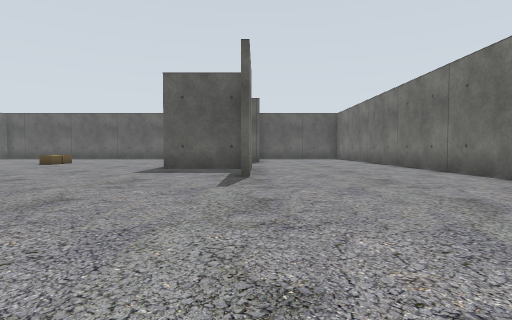
view 1 (above)

17 first-person views from a walk through a Gazebo world. The camera is 0.5 m above the floor, tilts 2° down and sees 80° across. The floor is counted in squares, 1 m on a side. Each view is taken from the middle of a square. On the plan, view 1 faces up. The plan holds only what a view shows up to about 9 squares ahead; the rest is blank. Robots are left out.

view 2
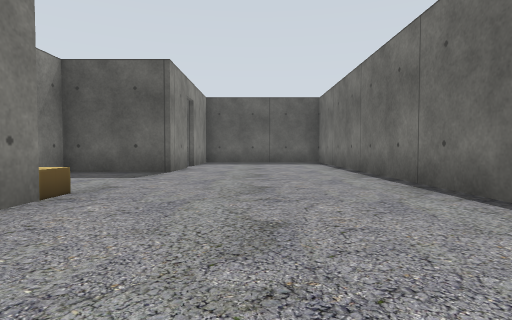

view 3
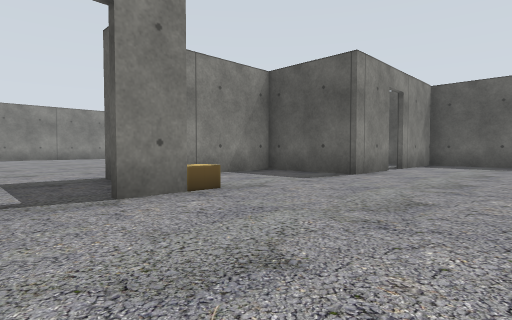

view 4
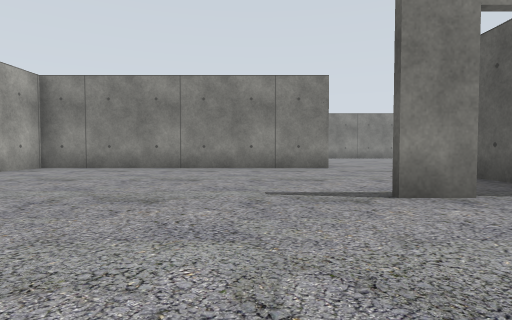

view 5
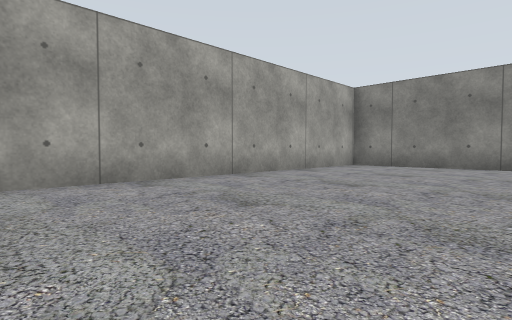

view 6
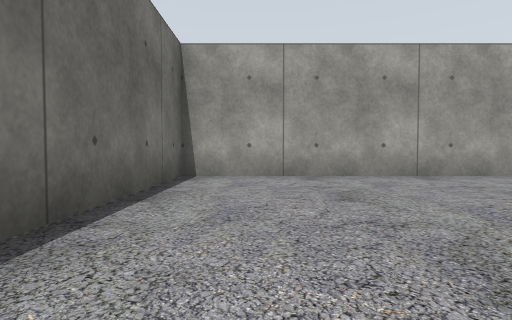

view 7
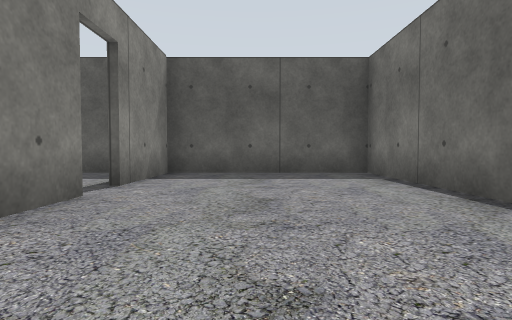

view 8
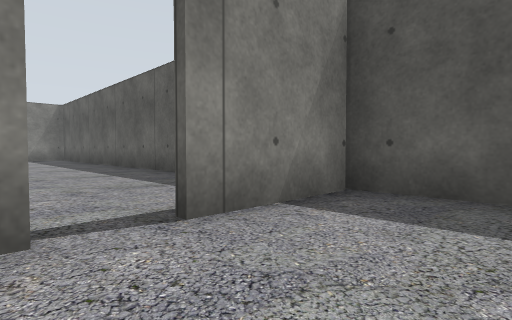

view 9
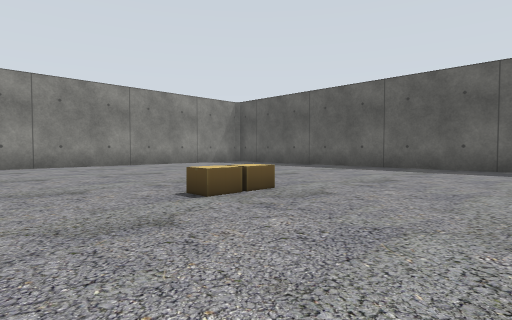

view 10
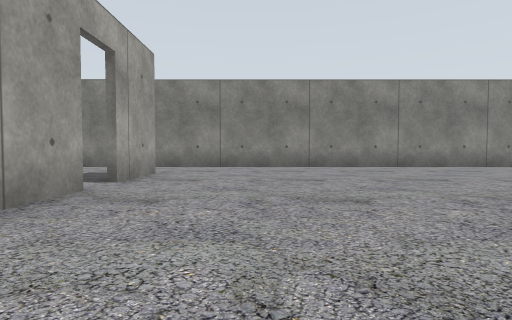

view 11
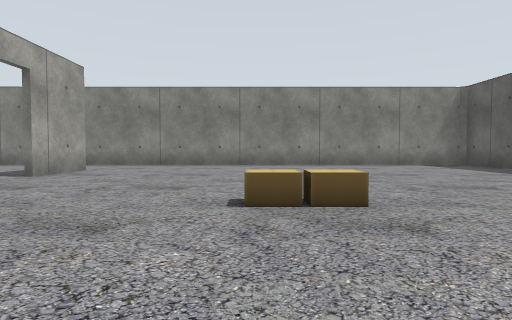

view 12
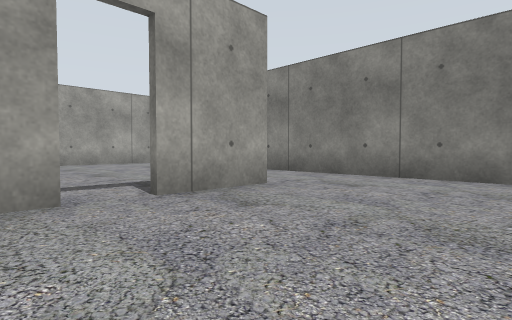

view 13
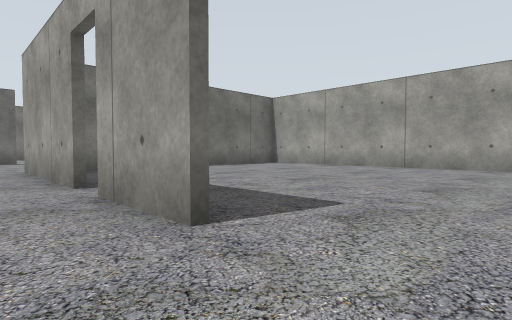

view 14
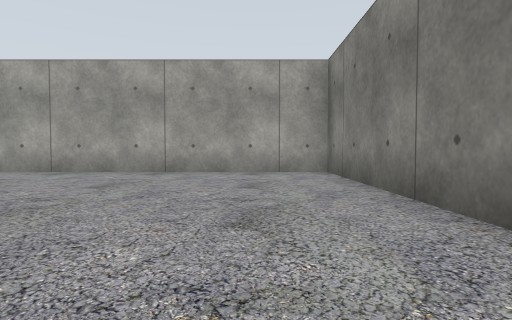

view 15
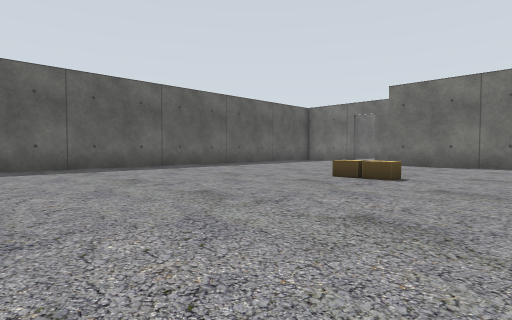

view 16
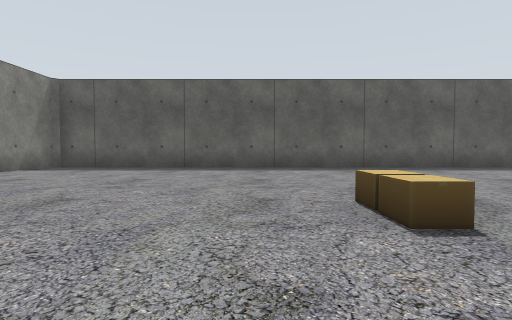

view 17
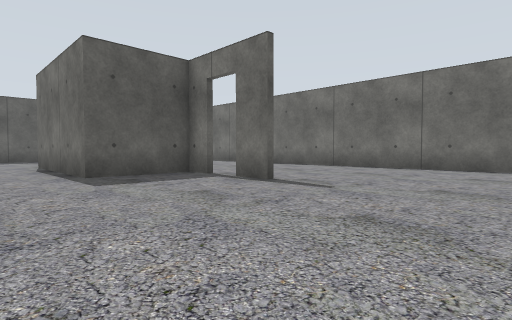

### Floor plan
Ten units are one square. View 1 is at (0, 0); x grows to the right and y downward. Boxes are objects, and circles mark ways between rooms. Rooms are numbered by the first view taken in them; rooms with no view inside come last. Other rooms are left out.
<svg viewBox="-141 -170 190 192">
<path fill="none" stroke="#000" d="M-1 -64 -1 -54M-3 -54 -3 -64M-4 -78 -24 -78M-51 -59 -51 17 44 17 44 -165 -1 -165M1 -134 1 -117 -22 -117 -22 -92M1 -165 1 -141M-88 -59 -51 -59M-114 -59 -95 -59M-24 -78 -24 -119M-1 -165 -136 -165 -136 -65M-136 -65 -136 17 -64 17"/>
<rect x="-5" y="-85" width="10" height="10" fill="#bbb"><title>cardboard box</title></rect>
<rect x="-75" y="-105" width="10" height="10" fill="#bbb"><title>cardboard box</title></rect>
<rect x="-75" y="-115" width="10" height="10" fill="#bbb"><title>cardboard box</title></rect>
<circle cx="-35" cy="-75" r="3" fill="#2a7"/>
<circle cx="0" cy="-135" r="3" fill="#2a7"/>
<circle cx="-125" cy="-60" r="3" fill="#2a7"/>
<circle cx="-90" cy="-60" r="3" fill="#2a7"/>
<text x="10" y="-60">1</text>
<text x="-80" y="-120">2</text>
<text x="-100" y="-20">3</text>
</svg>
Room 1 opens to room 2. Room 2 opens to room 3.

Where each view was taken, in squares from view 1:
view 1: 0 up, 0 right, facing up
view 2: 5 up, 2 right, facing up
view 3: 6 up, 3 right, facing up-left
view 4: 4 up, 3 right, facing left
view 5: 3 up, 4 right, facing down-left
view 6: 4 up, 3 right, facing down
view 7: 10 up, 2 right, facing up
view 8: 13 up, 2 right, facing up-left
view 9: 8 up, 4 left, facing up-left
view 10: 8 up, 5 left, facing left
view 11: 10 up, 4 left, facing left
view 12: 9 up, 8 left, facing down-left
view 13: 7 up, 13 left, facing down-right
view 14: 5 up, 12 left, facing down
view 15: 8 up, 12 left, facing up-right
view 16: 8 up, 8 left, facing up
view 17: 2 up, 4 left, facing up-right
